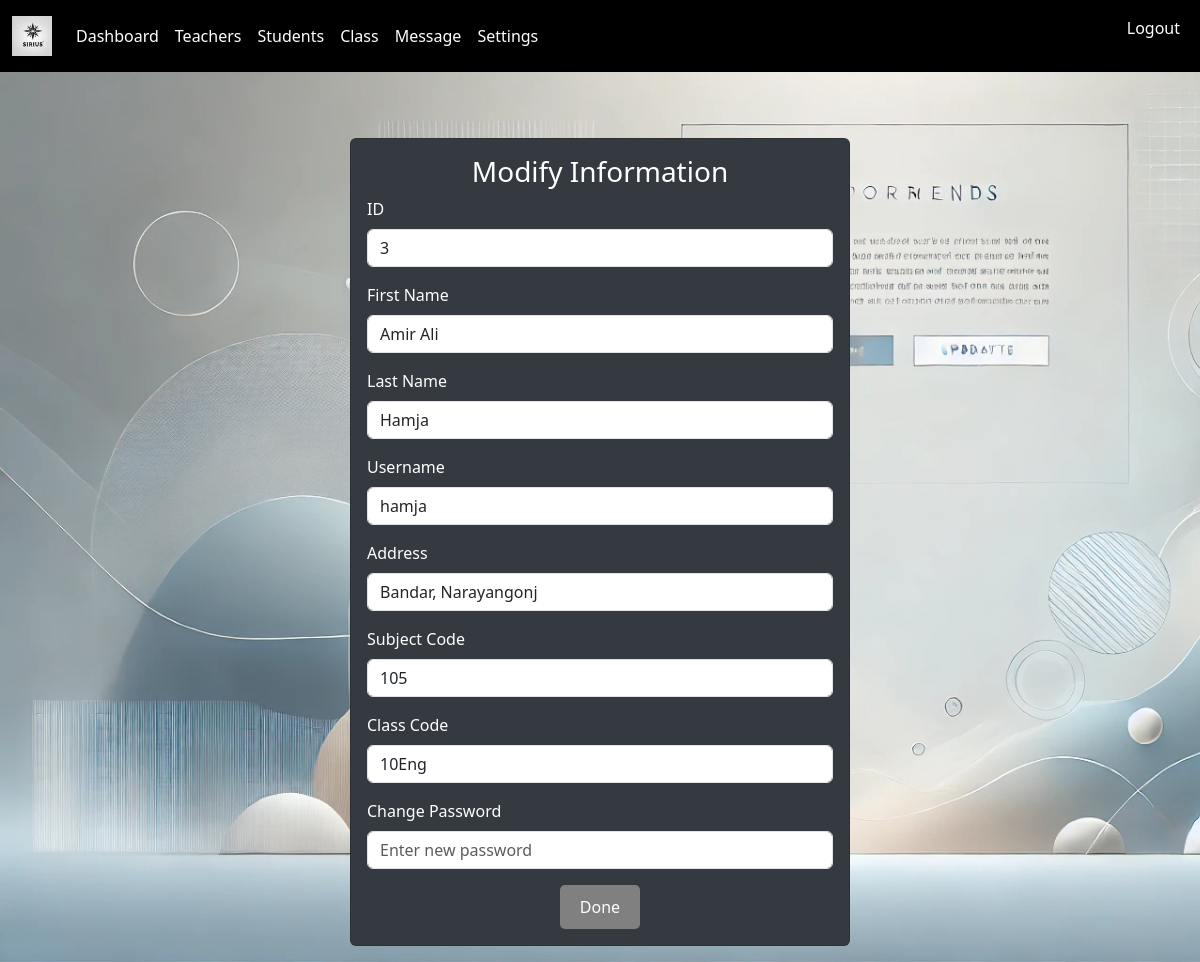
/Sirius/admin/edit_teacher.php?teacher_id=3 (signed in), run on the app's committed database.
### tables this page shows
CREATE TABLE `teacher` (
  `teacher_id` int(11) NOT NULL,
  `username` varchar(50) NOT NULL,
  `password` varchar(255) NOT NULL,
  `f_name` varchar(50) NOT NULL,
  `l_name` varchar(50) NOT NULL,
  `subject_code` int(3) NOT NULL,
  `class_code` varchar(255) DEFAULT NULL,
  `Address` varchar(300) DEFAULT NULL
);

### Sirius/admin/data/teachers.php (called while the page is built, shortened)
<?php
function getTeachersID($teacher_id, $conct)
{
    $sql = "SELECT * FROM teacher WHERE teacher_id = ?";
    $stmt = $conct->prepare($sql);
    $stmt->execute([$teacher_id]);
    if ($teacher = $stmt->fetch()) {
        return $teacher;
    } else {
        return null;
    }
}
?>

### Sirius/admin/edit_teacher.php (the view, shortened to what this page needs)
<?php
if (isset($_SESSION['admin_id']) && ($_SESSION['usert'] == '1') && isset($_GET['teacher_id'])) {
    include "../dbConnection.php";
    include "../admin/data/teachers.php";
    $teacher_id = $_GET['teacher_id'];
    $teacher = getTeachersID($teacher_id, $conct);
    ?>
    <!DOCTYPE html>
    <html>
    <head>
        <link href="https://cdnjs.cloudflare.com/ajax/libs/bootstrap/5.3.0/css/bootstrap.min.css" rel="stylesheet">
        <link rel="stylesheet" type="text/css" href="..\Css\Front.css">
        <link rel="stylesheet" href="https://cdnjs.cloudflare.com/ajax/libs/font-awesome/4.7.0/css/font-awesome.min.css">
    </head>
    <body class="image_of_modify">
        <nav class="navbar navbar-expand-lg navbar-light bg-light" id="Front_nav">
            <div class="container-fluid">
                <a class="navbar-brand" href="#">
                    <img src="..\image\icon.webp" width="40">
                </a>
                <div class="collapse navbar-collapse" id="navbarSupportedContent">
                    <ul class="navbar-nav me-auto mb-2 mb-lg-0">
                        <li class="nav-item">
                            <a class="nav-link" aria-current="page" href="index.php">Dashboard</a>
                        </li>
                        <li class="nav-item">
                            <a class="nav-link" aria-current="page" href="teacher.php">Teachers</a>
                        </li>
                        <li class="nav-item">
                            <a class="nav-link" href="#" data-bs-toggle="modal" data-bs-target="#contactModal">Students</a>
                        </li>
                        <li class="nav-item">
                            <a class="nav-link" href="#" data-bs-toggle="modal" data-bs-target="#contactModal">Class</a>
                        </li>
                        <li class="nav-item">
                            <a class="nav-link" href="#" data-bs-toggle="modal" data-bs-target="#contactModal">Message</a>
                        </li>
                        <li class="nav-item">
                            <a class="nav-link" href="#" data-bs-toggle="modal" data-bs-target="#contactModal">Settings</a>
                        </li>
                    </ul>
                    <ul>
                        <li class="navbar-nav me-auto mb-2 mb-lg-0">
                            <a class="nav-link" href="../logout.php">Logout</a>
                        </li>
                    </ul>
                </div>
            </div>
        </nav>
        <form method="post" class="shadow p-3" action="../req/edit_teacher_backened.php">
            <div class="card mx-auto card-custom" style="max-width: 500px; margin-top: 50px;">
                <div class="card-body">
                    <div class="login-header">
                        <h3 class="card-title text-center">Modify Information</h3>
                    </div>
                    <div class="mb-3">
                        <label class="form-label">ID</label>
                        <input type="number" class="form-control" value="<?= $teacher['teacher_id'] ?>" name="teacher_id">
                    </div>
                    <div class="mb-3">
                        <label class="form-label">First Name</label>
                        <input type="text" class="form-control" value="<?= $teacher['f_name'] ?>" name="f_name">
                    </div>
                    <div class="mb-3">
                        <label class="form-label">Last Name</label>
                        <input type="text" class="form-control" value="<?= $teacher['l_name'] ?>" name="l_name">
                    </div>
                    <div class="mb-3">
                        <label class="form-label">Username</label>
                        <input type="text" class="form-control" value="<?= $teacher['username'] ?>" name="username">
                    </div>
                    <div class="mb-3">
                        <label class="form-label">Address</label>
                        <input type="text" class="form-control" value="<?= htmlspecialchars($teacher['Address']) ?>"
                            name="Address">
                    </div>
                    <div class="mb-3">
                        <label class="form-label">Subject Code</label>
                        <input type="number" class="form-control" value="<?= $teacher['subject_code'] ?>"
                            name="subject_code">
                    </div>
                    <div class="mb-3">
                        <label class="form-label">Class Code</label>
                        <input type="text" class="form-control" value="<?= $teacher['class_code'] ?>" name="class_code">
                    </div>
                    <div class="mb-3">
                        <label class="form-label">Change Password</label>
                        <input type="password" class="form-control" name="password" placeholder="Enter new password">
                    </div>
                    <div class="text-center">
                        <button type="submit" class="log-button">Done</button>
                    </div>
                </div>
            </div>
        </form>
    </body>
    </html>
    <?php
} else {
    header("Location: teacher.php");
    exit;
}
?>

### Sirius/Css/Front.css (style rules this page uses)
.image_of_modify, .add_image_teacher { background: url(../image/modify.webp); background-size: cover; background-attachment: fixed; }
#Front_nav { background: rgba(0, 0, 0, 1) !important; }
.nav-link { color: white !important; }
.login-header { text-align: center; font-size: 60px; }
.log-button { color: white; background-color: gray; border: none; padding: 10px 20px; border-radius: 5px; cursor: pointer; transition: background-color 0.3s ease, color 0.3s ease; }
.card-custom { background-color: #343a40; color: white; }

### data on the page
teacher: teacher_id "3", f_name "Amir Ali", l_name "Hamja", username "hamja", Address "Bandar, Narayangonj", subject_code "105", class_code "10Eng"
